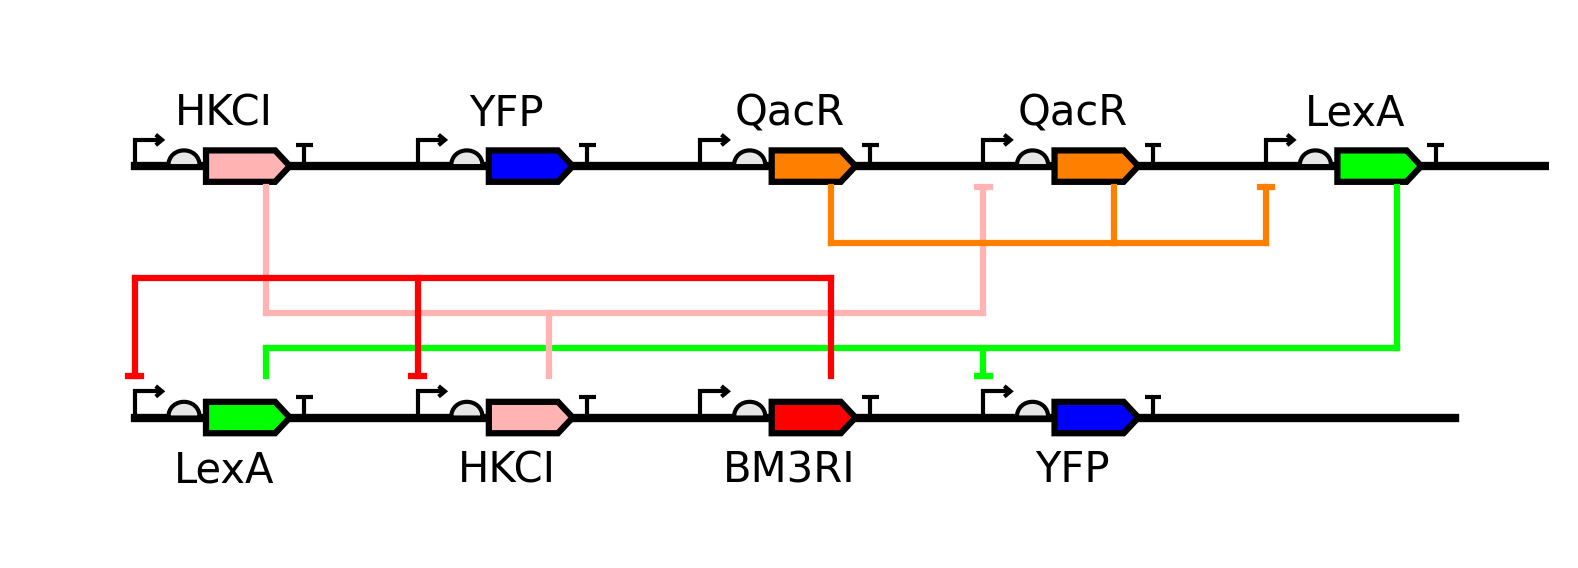

This figure's Python source:
"""
Plasmid diagram visualization module.
Provides functions for generating plasmid diagrams from genetic circuit descriptions.
"""
import os
import json
import matplotlib.pyplot as plt

import set_path
import parasbolv as psv

from plasmid_utils import parse_gene_info, generate_connections_from_plasmid_data, log
from plasmid_connection_router import ConnectionRouter
from plasmid_drawer import draw_constructs, draw_connections

def create_plasmid_diagram(plasmid_data, output_path="plasmid_diagram.png", 
                           show=False, save_pdf=False, vertical_gap=200, dpi=300):
    """
    Create a plasmid diagram and save it to a file.
    
    Args:
        plasmid_data: List of gene strings for each row
        output_path: Path to save the diagram image
        show: Whether to display the diagram
        save_pdf: Whether to also save as PDF
        vertical_gap: Vertical spacing between rows
        dpi: Resolution of the output image
        
    Returns:
        Path to the saved diagram
    """
    # Create figure and axis
    fig, ax = plt.subplots(figsize=(15, 10))
    ax.set_aspect('equal')
    
    # Filter out None values from plasmid data
    filtered_plasmid_data = []
    for row in plasmid_data:
        filtered_row = [gene for gene in row if gene is not None]
        filtered_plasmid_data.append(filtered_row)
    
    # Row heights: top row at higher y-value, bottom row at lower y-value
    row_heights = [vertical_gap, 80]
    spacing = 50  # Spacing between constructs
    
    # Draw each row of constructs
    drawn_constructs = []
    for i, row_data in enumerate(filtered_plasmid_data):
        row_constructs = draw_constructs(ax, row_data, i, row_heights[i], spacing)
        drawn_constructs.append(row_constructs)
    
    # Generate connections directly from plasmid data
    connections_to_draw = generate_connections_from_plasmid_data(filtered_plasmid_data)
    
    # Draw the connections
    draw_connections(ax, connections_to_draw, drawn_constructs, vertical_gap)
    
    # Adjust figure bounds
    all_bounds = []
    for row in drawn_constructs:
        for construct in row:
            all_bounds.append(construct['bounds'])
    
    if all_bounds:
        # Find outer bounds
        min_x = min(bound[0][0] for bound in all_bounds)
        min_y = min(bound[0][1] for bound in all_bounds)
        max_x = max(bound[1][0] for bound in all_bounds)
        max_y = max(bound[1][1] for bound in all_bounds)
        
        # Add margins
        margin = 50
        ax.set_xlim(min_x - margin, max_x + margin)
        ax.set_ylim(min_y - margin, max_y + margin)
    
    # Remove axes
    ax.axis('off')
    
    # Save the diagram
    plt.savefig(output_path, dpi=dpi, bbox_inches='tight', transparent=True)
    
    # Save as PDF if requested
    if save_pdf:
        pdf_path = os.path.splitext(output_path)[0] + '.pdf'
        plt.savefig(pdf_path, dpi=dpi, bbox_inches='tight')
        log(f"PDF saved to: {pdf_path}")
    
    # Show if requested
    if show:
        # Try to maximize the window
        manager = plt.get_current_fig_manager()
        try:
            # Qt backend
            manager.window.showMaximized()
        except AttributeError:
            try:
                # TkAgg backend
                manager.window.state('zoomed')
            except:
                # Other backends - no maximization
                pass
        
        plt.show()
    else:
        plt.close(fig)
    
    return output_path

def parse_input_data(data_str, data_type):
    """Parse input data from string or file"""
    if not data_str:
        return None
    
    # Check if it's a file path
    if os.path.isfile(data_str):
        with open(data_str, 'r') as f:
            data_str = f.read()
    
    if data_type == 'json':
        try:
            return json.loads(data_str)
        except json.JSONDecodeError:
            return None
    elif data_type == 'python':
        # Evaluate Python literal structures only (safe)
        import ast
        try:
            return ast.literal_eval(data_str)
        except (SyntaxError, ValueError):
            return None
    
    return None

def create_diagram_from_strings(plasmid_str, output_path="plasmid_diagram.png", 
                              show=False, save_pdf=False):
    """Create a plasmid diagram from string representations of data"""
    # Parse input data
    plasmid_data = parse_input_data(plasmid_str, 'python')
    
    # Create the diagram
    if plasmid_data:
        return create_plasmid_diagram(
            plasmid_data, 
            output_path, 
            show,
            save_pdf
        )
    else:
        return None

if __name__ == "__main__":
    import argparse
    import sys
    
    parser = argparse.ArgumentParser(description="Generate plasmid diagrams")
    parser.add_argument('--plasmid', type=str, help='Python list string or file path with plasmid data')
    parser.add_argument('--output', type=str, default='plasmid_diagram.png', help='Output file path')
    parser.add_argument('--show', action='store_true', help='Show the diagram in a window')
    parser.add_argument('--pdf', action='store_true', help='Also save as PDF')
    parser.add_argument('--gap', type=int, default=200, help='Vertical gap between rows')
    parser.add_argument('--dpi', type=int, default=300, help='DPI for output images')
    
    args = parser.parse_args()
    
    # Use default data if no plasmid data provided
    if not args.plasmid:
        try:
            # Try to import from the local directory
            import importlib.util
            
            # Check for plasmid_data.py in the current directory
            data_path = os.path.join(os.path.dirname(__file__), "plasmid_data.py")
            if os.path.exists(data_path):
                spec = importlib.util.spec_from_file_location("plasmid_data", data_path)
                plasmid_data_module = importlib.util.module_from_spec(spec)
                spec.loader.exec_module(plasmid_data_module)
                
                # Create the diagram with default data
                output_path = create_plasmid_diagram(
                    plasmid_data_module.TEST_PLASMID_DATA,
                    args.output,
                    args.show,
                    args.pdf,
                    args.gap,
                    args.dpi
                )
                
                if output_path:
                    log(f"Diagram saved to: {output_path}")
                else:
                    log("Failed to create diagram")
                sys.exit(0)
            else:
                log("No plasmid data provided and plasmid_data.py not found.")
                parser.print_help()
                sys.exit(1)
        except Exception as e:
            import traceback
            log(f"Error loading default data: {e}")
            log("\nDetailed traceback:")
            traceback.print_exc()
            parser.print_help()
            sys.exit(1)
    
    # If we got here, use the provided arguments
    output_path = create_diagram_from_strings(
        args.plasmid,
        args.output,
        args.show,
        args.pdf
    )
    
    if output_path:
        log(f"Diagram saved to: {output_path}")
    else:
        log("Failed to create diagram")
